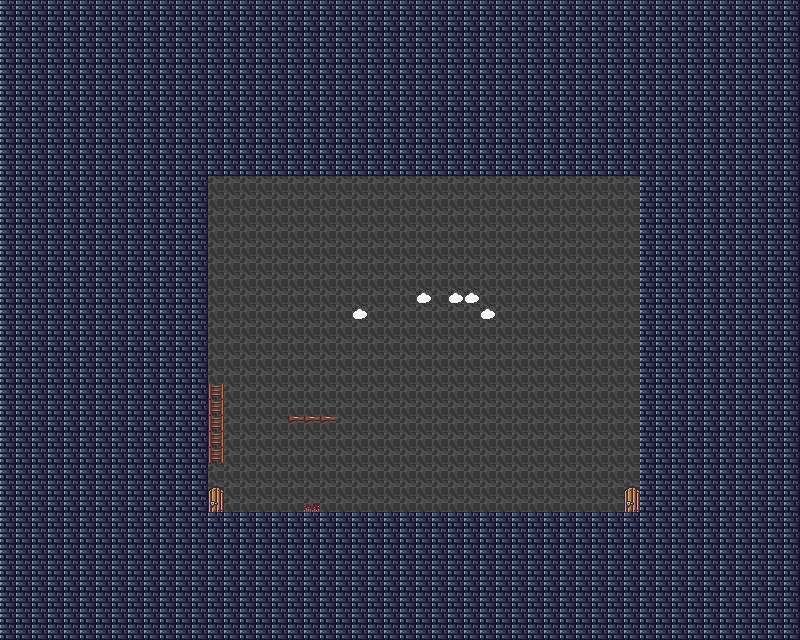

Rendered tile map (Tiled .tmx) drawn with the repository's tilesets; below, a short description and the map source with its tile grids summarised:
An orthogonal 50x40 tile map with 16x16 px tiles, 8 tile layers (background, walls, decoration, spawn, ...), 6 tilesets and 4 objects.

<map version="1.10" tiledversion="1.11.2" orientation="orthogonal" renderorder="right-down" width="50" height="40" tilewidth="16" tileheight="16" infinite="0" nextlayerid="13" nextobjectid="7">
 <tileset firstgid="1" source="Dungeon Tile Set.tsx" />
 <tileset firstgid="271" source="coin.tsx" />
 <tileset firstgid="286" source="enemie.tsx" />
 <tileset firstgid="294" source="castle-tileset.tsx" />
 <tileset firstgid="422" source="On (38x38).tsx" />
 <tileset firstgid="430" source="Dungeon Ruins Tileset Night.tsx" />
 <layer id="7" name="background" width="50" height="40" locked="1">
  <data>[2000 cells, 799 non-empty, 1 distinct tile ids]</data>
 </layer>
 <layer id="1" name="walls" width="50" height="40" locked="1">
  <data>[2000 cells, 1433 non-empty, 1 distinct tile ids]</data>
 </layer>
 <layer id="6" name="decoration" width="50" height="40" locked="1">
  <data>[2000 cells, 5 non-empty, 1 distinct tile ids]</data>
 </layer>
 <objectgroup id="9" name="saw">
  <object id="4" gid="424" x="448.333" y="419.667" width="38" height="38">
   <properties>
    <property name="bottom" type="int" value="445" />
    <property name="speed" type="float" value="2" />
    <property name="top" type="int" value="331" />
   </properties>
  </object>
 </objectgroup>
 <layer id="12" name="spawn" width="50" height="40" locked="1">
  <data>[2000 cells, 2 non-empty, 2 distinct tile ids]</data>
 </layer>
 <layer id="5" name="exit" width="50" height="40" locked="1">
  <data>[2000 cells, 2 non-empty, 2 distinct tile ids]</data>
 </layer>
 <layer id="8" name="platforms" width="50" height="40" locked="1">
  <data>[2000 cells, 3 non-empty, 1 distinct tile ids]</data>
 </layer>
 <layer id="10" name="ladders" width="50" height="40" locked="1">
  <data>[2000 cells, 5 non-empty, 1 distinct tile ids]</data>
 </layer>
 <layer id="4" name="lava" width="50" height="40" locked="1">
  <data>[2000 cells, 1 non-empty, 1 distinct tile ids]</data>
 </layer>
 <objectgroup id="2" name="zombie" locked="1">
  <object id="3" gid="288" x="432.667" y="512.667" width="16" height="32">
   <properties>
    <property name="has_coin" type="bool" value="true" />
    <property name="left_side" type="int" value="0" />
    <property name="right_side" type="int" value="0" />
    <property name="speed" type="float" value="1" />
   </properties>
  </object>
 </objectgroup>
 <objectgroup id="3" name="Coin" locked="1">
  <object id="1" gid="271" x="364.667" y="509.333" width="16" height="16" />
  <object id="2" gid="271" x="385.333" y="507.333" width="16" height="16" />
 </objectgroup>
</map>
